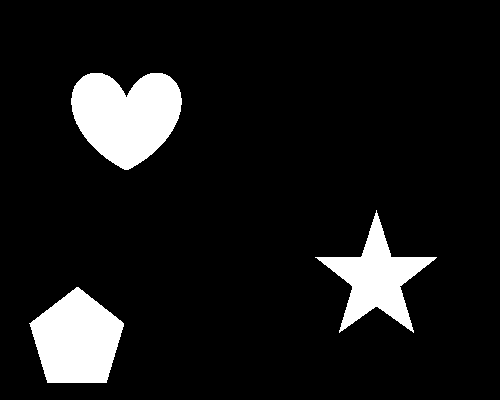
#> input picture examples/python/images/star.png, 500 x 400 px
$ python laveling.py
#> lines starting #> are read from the running program, lines starting #| are printed output that depends on the picture; after the words box and inside, x2 and y2 are one past the last pixel; in counts of white or black regions, pixels touching at a corner belong together
import cv2
import numpy as np
import copy
import random
import sys

if __name__ == "__main__":
    src = cv2.imread("images/star.png", cv2.IMREAD_COLOR)
#> src is the input picture: shape (400, 500, 3); 9.6% white; 3 white regions, box (x1, y1, x2, y2) and area: (71, 73, 182, 170) 7682, (29, 287, 124, 383) 6348, (315, 210, 437, 333) 5134
    if src is None:
        print("Failed to load image file.")
        sys.exit(1)

    height, width, channels = src.shape[:3]
#> height = 400; width = 500; channels = 3
    dst = copy.copy(src)
    gray = cv2.cvtColor(src, cv2.COLOR_BGR2GRAY)
    ret, bin = cv2.threshold(gray, 0, 255, cv2.THRESH_BINARY | cv2.THRESH_OTSU)
#> ret = 0
    nLabels, labelImage = cv2.connectedComponents(bin)
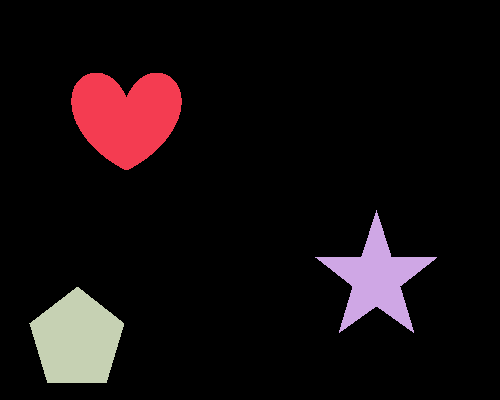
#> labelImage: shape (400, 500) int32; 4 distinct labels, from 0 to 3; one colour per label, 0 black
#> nLabels = 4

    colors = []
    for i in range(1, nLabels + 1):
        colors.append(np.array([random.randint(0, 255), random.randint(0, 255), random.randint(0, 255)]))

    for y in range(0, height):
        for x in range(0, width):
            if labelImage[y, x] > 0:
                dst[y, x] = colors[labelImage[y, x]]
            else:
                dst[y, x] = [0, 0, 0]
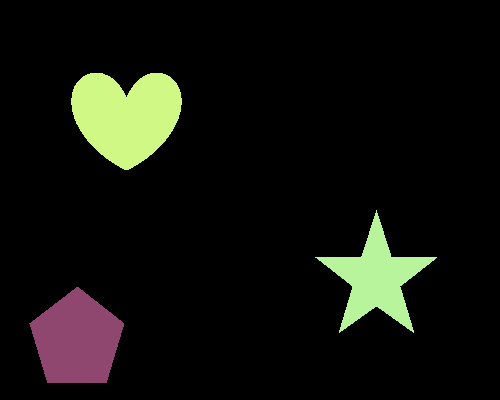
#> dst: shape (400, 500, 3); 9.58% of pixels changed, all inside (x1, y1, x2, y2) = (29, 73, 437, 383)

    cv2.namedWindow("Source", cv2.WINDOW_AUTOSIZE)
    cv2.imshow("Source", src)
    cv2.namedWindow("Connected Components", cv2.WINDOW_AUTOSIZE)
    cv2.imshow("Connected Components", dst)

    cv2.waitKey(0)
    cv2.destroyAllWindows()
